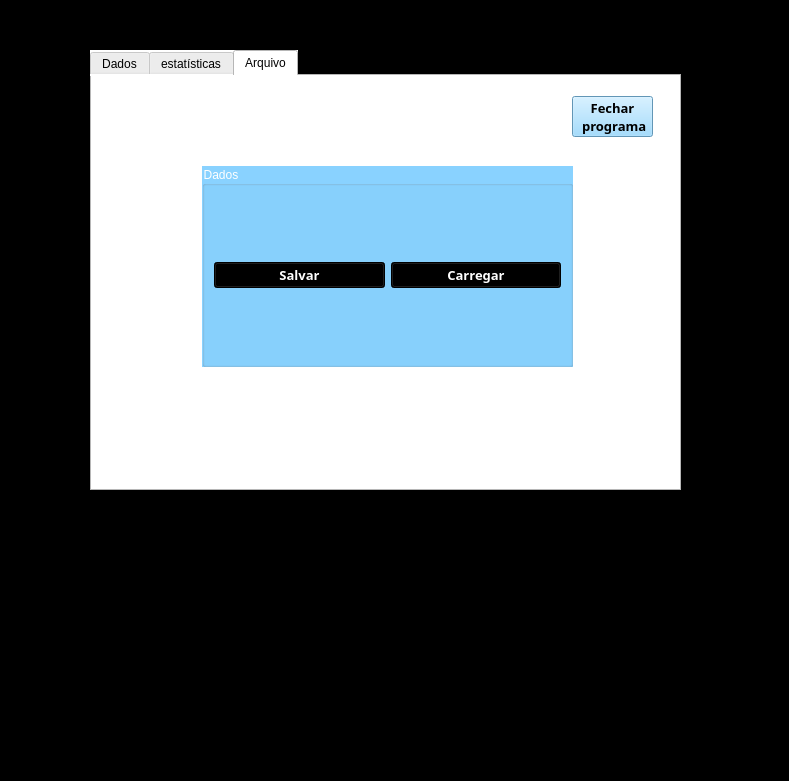
<?xml version="1.0" encoding="UTF-8"?>
<ui version="4.0">
 <class>fm_dados</class>
 <widget class="QDialog" name="fm_dados">
  <property name="geometry">
   <rect>
    <x>0</x>
    <y>0</y>
    <width>789</width>
    <height>781</height>
   </rect>
  </property>
  <property name="windowTitle">
   <string>Dialog</string>
  </property>
  <property name="styleSheet">
   <string notr="true">background-color:#000;
color :#fff
</string>
  </property>
  <widget class="QTabWidget" name="tabWidget">
   <property name="geometry">
    <rect>
     <x>90</x>
     <y>50</y>
     <width>591</width>
     <height>441</height>
    </rect>
   </property>
   <property name="cursor">
    <cursorShape>PointingHandCursor</cursorShape>
   </property>
   <property name="toolTip">
    <string>&lt;html&gt;&lt;head/&gt;&lt;body&gt;&lt;p&gt;inserir&lt;/p&gt;&lt;p&gt;&lt;br/&gt;&lt;/p&gt;&lt;/body&gt;&lt;/html&gt;</string>
   </property>
   <property name="styleSheet">
    <string notr="true">background-color:#fff;
color :#000

</string>
   </property>
   <property name="currentIndex">
    <number>2</number>
   </property>
   <widget class="QWidget" name="tab_3">
    <attribute name="title">
     <string>Dados</string>
    </attribute>
    <widget class="QWidget" name="layoutWidget">
     <property name="geometry">
      <rect>
       <x>8</x>
       <y>10</y>
       <width>561</width>
       <height>391</height>
      </rect>
     </property>
     <layout class="QVBoxLayout" name="verticalLayout_2">
      <item>
       <layout class="QVBoxLayout" name="verticalLayout">
        <item>
         <layout class="QHBoxLayout" name="horizontalLayout">
          <item>
           <widget class="QLabel" name="label">
            <property name="font">
             <font>
              <family>Source Code Pro</family>
              <pointsize>9</pointsize>
              <weight>75</weight>
              <bold>true</bold>
             </font>
            </property>
            <property name="styleSheet">
             <string notr="true">background-color:#89d2ff;
color :#000</string>
            </property>
            <property name="text">
             <string> Produto   </string>
            </property>
           </widget>
          </item>
          <item>
           <spacer name="horizontalSpacer">
            <property name="orientation">
             <enum>Qt::Horizontal</enum>
            </property>
            <property name="sizeHint" stdset="0">
             <size>
              <width>40</width>
              <height>20</height>
             </size>
            </property>
           </spacer>
          </item>
          <item>
           <widget class="QLineEdit" name="txt_produto">
            <property name="font">
             <font>
              <family>Source Code Pro</family>
              <pointsize>10</pointsize>
              <weight>75</weight>
              <bold>true</bold>
             </font>
            </property>
            <property name="accessibleDescription">
             <string/>
            </property>
            <property name="autoFillBackground">
             <bool>false</bool>
            </property>
           </widget>
          </item>
         </layout>
        </item>
        <item>
         <layout class="QHBoxLayout" name="horizontalLayout_2">
          <item>
           <widget class="QLabel" name="label_2">
            <property name="font">
             <font>
              <family>Source Code Pro</family>
              <pointsize>9</pointsize>
              <weight>75</weight>
              <bold>true</bold>
             </font>
            </property>
            <property name="styleSheet">
             <string notr="true">background-color:#89d2ff;
color :#000</string>
            </property>
            <property name="text">
             <string>  Valor    </string>
            </property>
           </widget>
          </item>
          <item>
           <spacer name="horizontalSpacer_3">
            <property name="orientation">
             <enum>Qt::Horizontal</enum>
            </property>
            <property name="sizeHint" stdset="0">
             <size>
              <width>40</width>
              <height>20</height>
             </size>
            </property>
           </spacer>
          </item>
          <item>
           <widget class="QLineEdit" name="txt_preco">
            <property name="font">
             <font>
              <family>Source Code Pro</family>
              <pointsize>10</pointsize>
              <weight>75</weight>
              <bold>true</bold>
             </font>
            </property>
           </widget>
          </item>
         </layout>
        </item>
        <item>
         <layout class="QHBoxLayout" name="horizontalLayout_3">
          <item>
           <widget class="QLabel" name="label_3">
            <property name="font">
             <font>
              <family>Source Code Pro</family>
              <pointsize>9</pointsize>
              <weight>75</weight>
              <bold>true</bold>
             </font>
            </property>
            <property name="styleSheet">
             <string notr="true">background-color:#89d2ff;
color :#000</string>
            </property>
            <property name="text">
             <string>Quantidade</string>
            </property>
           </widget>
          </item>
          <item>
           <spacer name="horizontalSpacer_6">
            <property name="orientation">
             <enum>Qt::Horizontal</enum>
            </property>
            <property name="sizeHint" stdset="0">
             <size>
              <width>40</width>
              <height>20</height>
             </size>
            </property>
           </spacer>
          </item>
          <item>
           <widget class="QLineEdit" name="txt_quantidade">
            <property name="font">
             <font>
              <family>Source Code Pro</family>
              <pointsize>10</pointsize>
              <weight>75</weight>
              <bold>true</bold>
             </font>
            </property>
           </widget>
          </item>
         </layout>
        </item>
       </layout>
      </item>
      <item>
       <widget class="QPushButton" name="btn_adicionar">
        <property name="font">
         <font>
          <family>Source Code Pro</family>
          <pointsize>10</pointsize>
          <weight>75</weight>
          <bold>true</bold>
         </font>
        </property>
        <property name="cursor">
         <cursorShape>PointingHandCursor</cursorShape>
        </property>
        <property name="styleSheet">
         <string notr="true">background-color:#89d2ff;
color :#000</string>
        </property>
        <property name="text">
         <string>Adicionar</string>
        </property>
       </widget>
      </item>
      <item>
       <widget class="QTableWidget" name="tableWidget">
        <property name="font">
         <font>
          <family>Source Code Pro</family>
          <pointsize>10</pointsize>
         </font>
        </property>
        <property name="cursor" stdset="0">
         <cursorShape>ArrowCursor</cursorShape>
        </property>
        <property name="styleSheet">
         <string notr="true">background-color:#fff;

color :#000
</string>
        </property>
        <column>
         <property name="text">
          <string/>
         </property>
        </column>
        <column>
         <property name="text">
          <string>Produto</string>
         </property>
         <property name="font">
          <font>
           <family>Source Code Pro</family>
           <pointsize>10</pointsize>
           <weight>75</weight>
           <italic>false</italic>
           <bold>true</bold>
           <underline>false</underline>
           <strikeout>false</strikeout>
           <kerning>true</kerning>
          </font>
         </property>
         <property name="background">
          <color>
           <red>38</red>
           <green>76</green>
           <blue>116</blue>
          </color>
         </property>
        </column>
        <column>
         <property name="text">
          <string>Preço</string>
         </property>
         <property name="font">
          <font>
           <family>Source Code Pro</family>
           <pointsize>10</pointsize>
           <weight>75</weight>
           <bold>true</bold>
          </font>
         </property>
        </column>
        <column>
         <property name="text">
          <string>Quantidade</string>
         </property>
         <property name="font">
          <font>
           <family>Source Code Pro</family>
           <pointsize>10</pointsize>
           <weight>75</weight>
           <bold>true</bold>
          </font>
         </property>
        </column>
        <column>
         <property name="text">
          <string/>
         </property>
        </column>
        <column>
         <property name="text">
          <string/>
         </property>
        </column>
       </widget>
      </item>
      <item>
       <layout class="QHBoxLayout" name="horizontalLayout_4">
        <item>
         <widget class="QPushButton" name="btn_precoSort">
          <property name="font">
           <font>
            <family>Source Code Pro</family>
            <pointsize>10</pointsize>
            <weight>75</weight>
            <bold>true</bold>
           </font>
          </property>
          <property name="cursor">
           <cursorShape>PointingHandCursor</cursorShape>
          </property>
          <property name="styleSheet">
           <string notr="true">background-color:#89d2ff;
color :#000</string>
          </property>
          <property name="text">
           <string>Ordenar por preço</string>
          </property>
         </widget>
        </item>
        <item>
         <widget class="QPushButton" name="btn_produtoSort">
          <property name="font">
           <font>
            <family>Source Code Pro</family>
            <pointsize>10</pointsize>
            <weight>75</weight>
            <bold>true</bold>
           </font>
          </property>
          <property name="cursor">
           <cursorShape>PointingHandCursor</cursorShape>
          </property>
          <property name="styleSheet">
           <string notr="true">background-color:#89d2ff;
color :#000
</string>
          </property>
          <property name="text">
           <string>ordenar por produto</string>
          </property>
         </widget>
        </item>
        <item>
         <widget class="QPushButton" name="btn_quantidadeSort">
          <property name="font">
           <font>
            <family>Source Code Pro</family>
            <pointsize>10</pointsize>
            <weight>75</weight>
            <bold>true</bold>
           </font>
          </property>
          <property name="cursor">
           <cursorShape>PointingHandCursor</cursorShape>
          </property>
          <property name="styleSheet">
           <string notr="true">background-color:#89d2ff;
color :#000
</string>
          </property>
          <property name="text">
           <string>Ordenar por quantidade</string>
          </property>
         </widget>
        </item>
       </layout>
      </item>
     </layout>
    </widget>
    <widget class="QPushButton" name="btn_desejaSalvar_2">
     <property name="geometry">
      <rect>
       <x>800</x>
       <y>430</y>
       <width>75</width>
       <height>23</height>
      </rect>
     </property>
     <property name="text">
      <string>salvar?</string>
     </property>
    </widget>
   </widget>
   <widget class="QWidget" name="tab_4">
    <attribute name="title">
     <string>estatísticas</string>
    </attribute>
    <widget class="QWidget" name="layoutWidget_2">
     <property name="geometry">
      <rect>
       <x>130</x>
       <y>40</y>
       <width>341</width>
       <height>421</height>
      </rect>
     </property>
     <layout class="QVBoxLayout" name="verticalLayout_3">
      <item>
       <widget class="QGroupBox" name="groupBox">
        <property name="font">
         <font>
          <family>Source Code Pro</family>
          <pointsize>10</pointsize>
          <weight>75</weight>
          <bold>true</bold>
         </font>
        </property>
        <property name="cursor">
         <cursorShape>ForbiddenCursor</cursorShape>
        </property>
        <property name="styleSheet">
         <string notr="true">background-color:#89d2ff;
color :#fff</string>
        </property>
        <property name="title">
         <string>Valor total da compra:</string>
        </property>
        <widget class="QLabel" name="txt_total">
         <property name="geometry">
          <rect>
           <x>60</x>
           <y>30</y>
           <width>211</width>
           <height>81</height>
          </rect>
         </property>
         <property name="font">
          <font>
           <pointsize>11</pointsize>
          </font>
         </property>
         <property name="styleSheet">
          <string notr="true">background-color:#000
;
color :#fff</string>
         </property>
         <property name="frameShape">
          <enum>QFrame::Box</enum>
         </property>
         <property name="text">
          <string/>
         </property>
         <property name="textFormat">
          <enum>Qt::AutoText</enum>
         </property>
        </widget>
       </widget>
      </item>
      <item>
       <widget class="QGroupBox" name="groupBox_2">
        <property name="font">
         <font>
          <family>Source Code Pro</family>
          <pointsize>10</pointsize>
          <weight>75</weight>
          <bold>true</bold>
         </font>
        </property>
        <property name="cursor">
         <cursorShape>OpenHandCursor</cursorShape>
        </property>
        <property name="styleSheet">
         <string notr="true">background-color:#89d2ff;
color :#fff</string>
        </property>
        <property name="title">
         <string>Maior preço</string>
        </property>
        <widget class="QLabel" name="txt_maiorValor">
         <property name="geometry">
          <rect>
           <x>60</x>
           <y>30</y>
           <width>211</width>
           <height>81</height>
          </rect>
         </property>
         <property name="font">
          <font>
           <family>Source Code Pro</family>
           <pointsize>12</pointsize>
           <weight>75</weight>
           <bold>true</bold>
          </font>
         </property>
         <property name="styleSheet">
          <string notr="true">background-color:#000
;
color :#fff</string>
         </property>
         <property name="frameShape">
          <enum>QFrame::Box</enum>
         </property>
         <property name="text">
          <string/>
         </property>
        </widget>
       </widget>
      </item>
      <item>
       <widget class="QGroupBox" name="groupBox_3">
        <property name="font">
         <font>
          <family>Source Code Pro</family>
          <pointsize>10</pointsize>
          <weight>75</weight>
          <bold>true</bold>
         </font>
        </property>
        <property name="cursor">
         <cursorShape>ForbiddenCursor</cursorShape>
        </property>
        <property name="styleSheet">
         <string notr="true">background-color:#89d2ff;
color :#fff</string>
        </property>
        <property name="title">
         <string>Menor preço</string>
        </property>
        <widget class="QLabel" name="txt_menorValor">
         <property name="geometry">
          <rect>
           <x>60</x>
           <y>30</y>
           <width>211</width>
           <height>81</height>
          </rect>
         </property>
         <property name="font">
          <font>
           <family>Source Code Pro</family>
           <pointsize>12</pointsize>
           <weight>75</weight>
           <bold>true</bold>
          </font>
         </property>
         <property name="styleSheet">
          <string notr="true">background-color:#000
;
color :#fff</string>
         </property>
         <property name="frameShape">
          <enum>QFrame::Box</enum>
         </property>
         <property name="text">
          <string/>
         </property>
        </widget>
       </widget>
      </item>
     </layout>
    </widget>
   </widget>
   <widget class="QWidget" name="tab">
    <attribute name="title">
     <string>Arquivo</string>
    </attribute>
    <widget class="QPushButton" name="btn_fechar">
     <property name="geometry">
      <rect>
       <x>480</x>
       <y>20</y>
       <width>81</width>
       <height>41</height>
      </rect>
     </property>
     <property name="font">
      <font>
       <family>Source Code Pro</family>
       <pointsize>10</pointsize>
       <weight>75</weight>
       <bold>true</bold>
      </font>
     </property>
     <property name="styleSheet">
      <string notr="true">background-color:#89d2ff;
color :#000</string>
     </property>
     <property name="text">
      <string>Fechar 
 programa</string>
     </property>
    </widget>
    <widget class="QGroupBox" name="groupBox_4">
     <property name="geometry">
      <rect>
       <x>110</x>
       <y>90</y>
       <width>371</width>
       <height>201</height>
      </rect>
     </property>
     <property name="autoFillBackground">
      <bool>false</bool>
     </property>
     <property name="styleSheet">
      <string notr="true">background-color:#89d2ff;
color :#fff</string>
     </property>
     <property name="title">
      <string>Dados</string>
     </property>
     <layout class="QHBoxLayout" name="horizontalLayout_6">
      <item>
       <widget class="QPushButton" name="btn_salvar">
        <property name="font">
         <font>
          <family>Source Code Pro</family>
          <pointsize>10</pointsize>
          <weight>75</weight>
          <bold>true</bold>
         </font>
        </property>
        <property name="styleSheet">
         <string notr="true">background-color:#000
;
color :#fff</string>
        </property>
        <property name="text">
         <string>Salvar</string>
        </property>
       </widget>
      </item>
      <item>
       <widget class="QPushButton" name="btn_carregar">
        <property name="font">
         <font>
          <family>Source Code Pro</family>
          <pointsize>10</pointsize>
          <weight>75</weight>
          <bold>true</bold>
         </font>
        </property>
        <property name="styleSheet">
         <string notr="true">background-color:#000
;
color :#fff</string>
        </property>
        <property name="text">
         <string>Carregar</string>
        </property>
       </widget>
      </item>
     </layout>
    </widget>
   </widget>
  </widget>
 </widget>
 <resources/>
 <connections/>
</ui>
